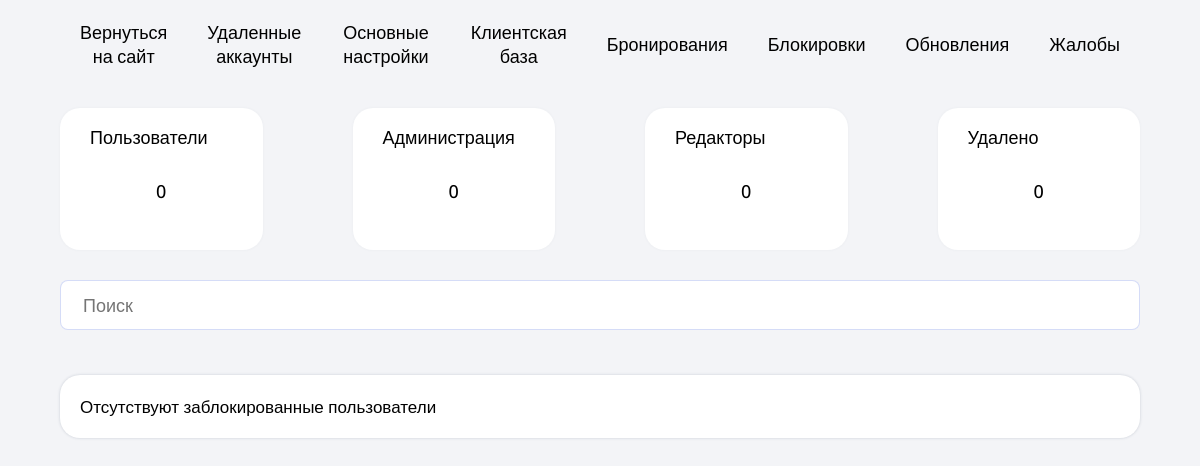
Before: /admin/dells.php (signed in) with the older database file.
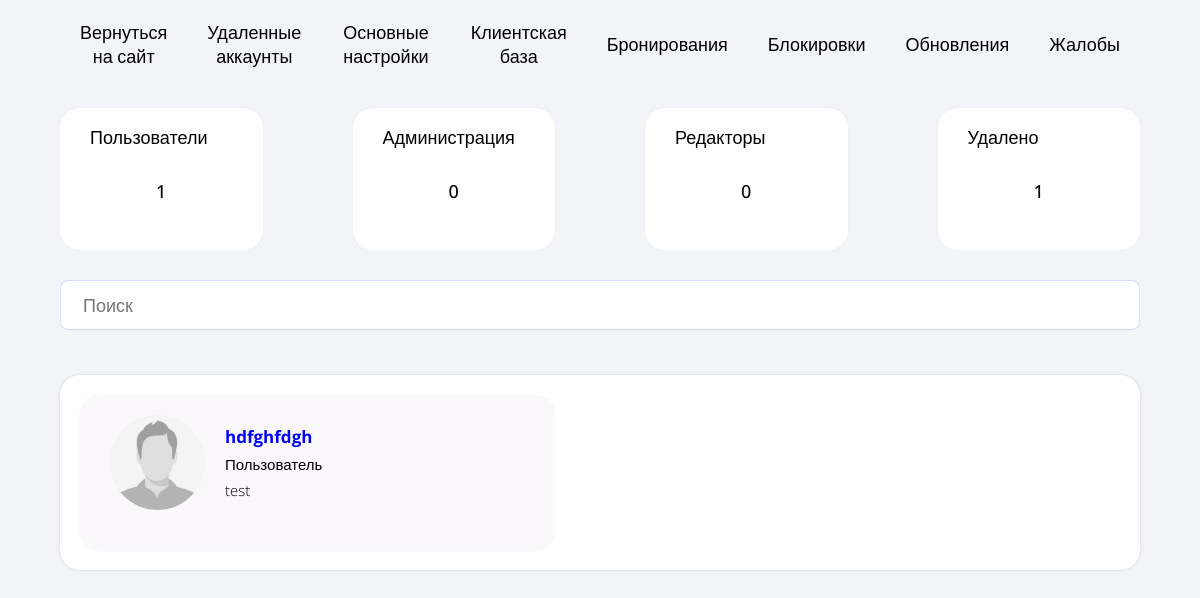
After: the same page with the newer database file.
### tables this page shows
CREATE TABLE `dell_users` (
  `id` int NOT NULL,
  `name` varchar(256) NOT NULL,
  `login` varchar(256) NOT NULL,
  `pass` varchar(256) NOT NULL,
  `number` varchar(256) NOT NULL,
  `email` varchar(256) NOT NULL,
  `role` varchar(40) NOT NULL,
  `ban` int NOT NULL,
  `reson` varchar(255) NOT NULL
);

### admin/dells.php (the view, shortened to what this page needs)
<?php
    require "../core/bd.php";
    $users = mysqli_fetch_all(mysqli_query ($bd, "SELECT * FROM `dell_users` WHERE `role` LIKE 'user' AND `ban` = 1"));
    $editors = mysqli_fetch_all(mysqli_query ($bd, "SELECT * FROM `dell_users` WHERE `role` LIKE 'editor' AND `ban` = 1"));
    $admins = mysqli_fetch_all(mysqli_query ($bd, "SELECT * FROM `dell_users` WHERE `role` LIKE 'admin' AND `ban` = 1"));
    $dells = mysqli_fetch_all(mysqli_query ($bd, "SELECT * FROM `dell_users`"));
?>
<!DOCTYPE html>
<html lang="ru">
<head>
    <link rel="stylesheet" href="../css/admins/dells.css">
    <link rel="stylesheet" href="../css/media/admins-media/dells-media.css">
</head>
<body>
    <header>
        <?php
            require "../components/admin-menu/admin-header.php"
        ?>
    </header>
    <main>
        <section class="info_blocks">
            <div class="block" id="all_users">
                <p class="block_title">Пользователи</p>
                <p class="block_subtitle"><?=count($users);?></p>
            </div>
            <div class="block" id="admins">
                <p class="block_title">Администрация</p>
                <p class="block_subtitle"><?=count($admins);?></p>
            </div>
            <div class="block" id="editors">
                <p class="block_title">Редакторы</p>
                <p class="block_subtitle"><?=count($editors);?></p>
            </div>
            <div class="block" id="bans">
                <p class="block_title">Удалено</p>
                <p class="block_subtitle"><?=count($dells);?></p>
            </div>
        </section>
        <section class="search">
            <input type="search" placeholder="Поиск" id="searchInput">
        </section>
        <section class="accounts">
            <?php
                if (count($dells) == 0) {
                    echo ("<p>Отсутствуют заблокированные пользователи</p>");
                }else {
                        ?>
                        <?
                    foreach ($users as $user) {
                        ?>
                        <div class="block_account" id="userList">
                            <form method="post" id="form_account_for_popup">
                                <div class="top_block_account">
                                    <div class="account">
                                        <div class="photo_account">
                                            <img src="../img/admin/avatars/no_avatar.png" alt="">
                                        </div>
                                        <div class="info_account">
                                            <div class="name">
                                                <p><?=$user["1"];?></p>
                                            </div>
                                            <div class="role">
                                                <p>Пользователь</p>
                                            </div>
                                            <div class="reson">
                                                <p><?=$user["8"];?></p>
                                            </div>
                                        </div>
                                    </div>
                                </div>
                            </form>
                        </div>
                        <?
                    }
                }
            ?>
        </section>
    </main>
</body>
</html>

Changed rows visible on the page:
added dell_users: name "hdfghfdgh", reson "test"
Other visible differences:
count($users): "0" → "1"
count($dells): "0" → "1"
text no longer shown: "Отсутствуют заблокированные пользователи"
